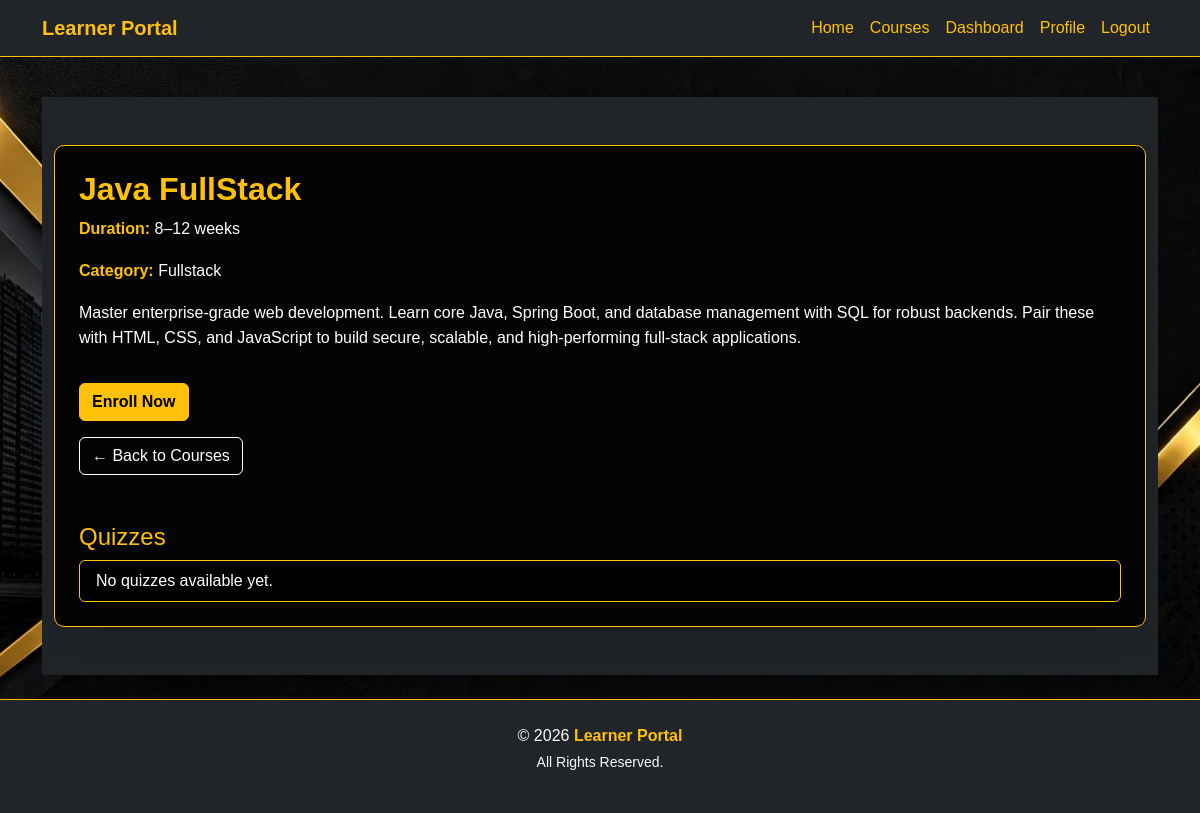
/courses/1/ (signed in), run on the app's committed database.
### core/models.py (models this page shows, shortened)
class Course(models.Model):
    title = models.CharField(max_length=100)
    duration = models.CharField(max_length=50)   # e.g. "8 weeks"
    category = models.CharField(max_length=50)   # e.g. "Fullstack", "AI/ML"
    description = models.TextField(blank=True)
    short_description = models.CharField(max_length=200, blank=True)
    image = models.ImageField(upload_to="course_images/", blank=True, null=True)
    is_featured = models.BooleanField(default=False)

### core/views.py (the view)
# urls.py: path("courses/<int:course_id>/", views.course_detail, name="course_detail"),
@login_required
def course_detail(request, course_id):
    course = get_object_or_404(Course, id=course_id)
    enrolled = Enrollment.objects.filter(user=request.user, course=course).exists()
    if request.method == "POST" and not enrolled:
        Enrollment.objects.create(user=request.user, course=course)
        return redirect("dashboard")  # or redirect back to course_detail
    return render(request, "course_detail.html", {
        "course": course,
        "enrolled": enrolled,
    })

### core/context_processors.py (called while the page is built)
def current_year(request):
    return {"year": datetime.now().year}

### core/templates/course_detail.html (shortened to what this page needs)
{% extends "base.html" %}
{% block content %}
<section class="py-5 bg-dark text-light">
  <div class="container">
    <div class="card shadow-lg border-warning bg-dark text-light">
      <div class="card-body p-4">
        <h2 class="card-title text-warning fw-bold">{{ course.title }}</h2>
        <p><strong>Duration:</strong> {{ course.duration }}</p>
        <p><strong>Category:</strong> {{ course.category }}</p>
        <p><class="text-warning">{{ course.description }}</p>
        {% if user.is_authenticated %}
          {% if is_enrolled %}
            <div class="alert alert-success mt-3">
              ✅ You are already enrolled in this course.
            </div>
            <a href="{% url 'dashboard' %}" class="btn btn-warning mt-3">Go to Dashboard</a>
          {% else %}
            <form method="post" action="{% url 'enroll_course' course.id %}">
              <button type="submit" class="btn btn-warning mt-3">Enroll Now</button>
            </form>
          {% endif %}
        {% else %}
          <a href="{% url 'login' %}" class="btn btn-outline-light mt-3">Login to Enroll</a>
        {% endif %}
        <a href="{% url 'course_list' %}" class="btn btn-outline-light mt-3">← Back to Courses</a>
        <h4 class="text-warning mt-5">Quizzes</h4>
        <ul class="list-group">
          {% for quiz in quizzes %}
            <li class="list-group-item bg-dark text-light border-warning d-flex justify-content-between align-items-center">
              {{ quiz.title }}
              <a href="{% url 'take_quiz' quiz.id %}" class="btn btn-sm btn-warning">Take Quiz</a>
            </li>
          {% empty %}
            <li class="list-group-item bg-dark text-warning border-warning">
            No quizzes available yet.
            </li>
          {% endfor %}
        </ul>
      </div>
    </div>
  </div>
</section>
{% endblock %}

### static/css/style.css (style rules this page uses)
html, body { min-height: 100%; }
body { margin: 0; background: url("../updated.jpeg") no-repeat center center fixed; background-size: cover; font-family: "Poppins", sans-serif; color: #ffffff; position: relative; }
.container { position: relative; z-index: 1; }
.card { position: relative; z-index: 1; background-color: rgba(0, 0, 0, 0.88) !important; border-radius: 10px; border: 1px solid #ffc107; box-shadow: 0 4px 15px rgba(0, 0, 0, 0.6); transition: transform 0.3s ease, box-shadow 0.3s ease; }
.card-body { color: #ffffff !important; }
.card-title { color: #ffc107 !important; font-weight: bold; }
.card p strong { color: #ffc107 !important; font-weight: 600; }
.card p { color: #ffffff !important; font-size: 16px; line-height: 1.6; }
.list-group-item { background-color: #000 !important; color: #ffffff !important; border: 1px solid #ffc107 !important; }
.btn-warning { font-weight: bold; color: #000000 !important; background-color: #ffc107; border-color: #ffc107; }
.btn-outline-light { color: #ffffff !important; border: 1px solid #ffffff; }
a { color: #ffc107; }

### data on the page
Course: title "Java FullStack", duration "8–12 weeks", category "Fullstack", description "Master enterprise-grade web development. Learn core Java, Spring Boot, and database management with SQL for robust backends. Pair these with HTML, CSS, and JavaScript to build secure, scalable, and high-performing full-stack applications."
